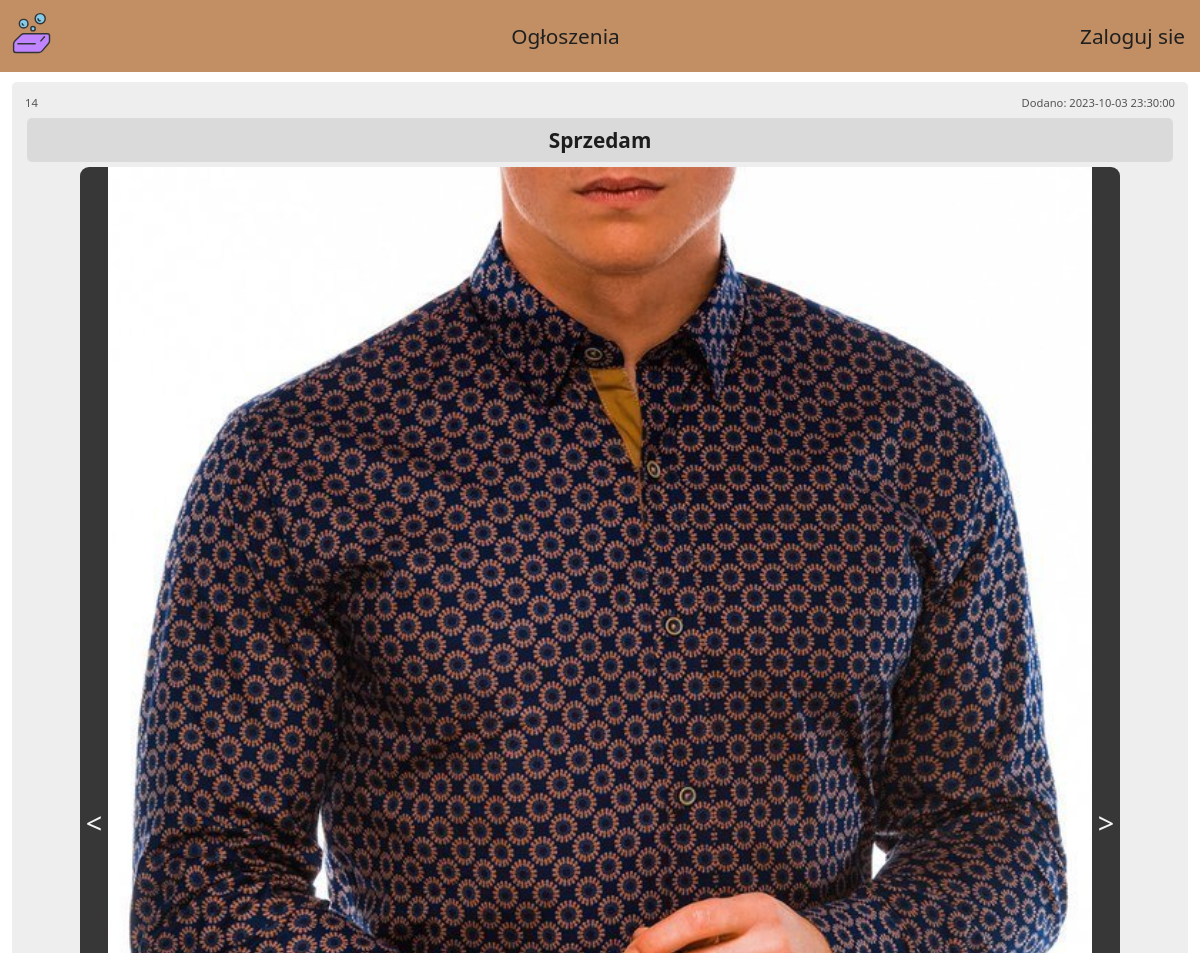
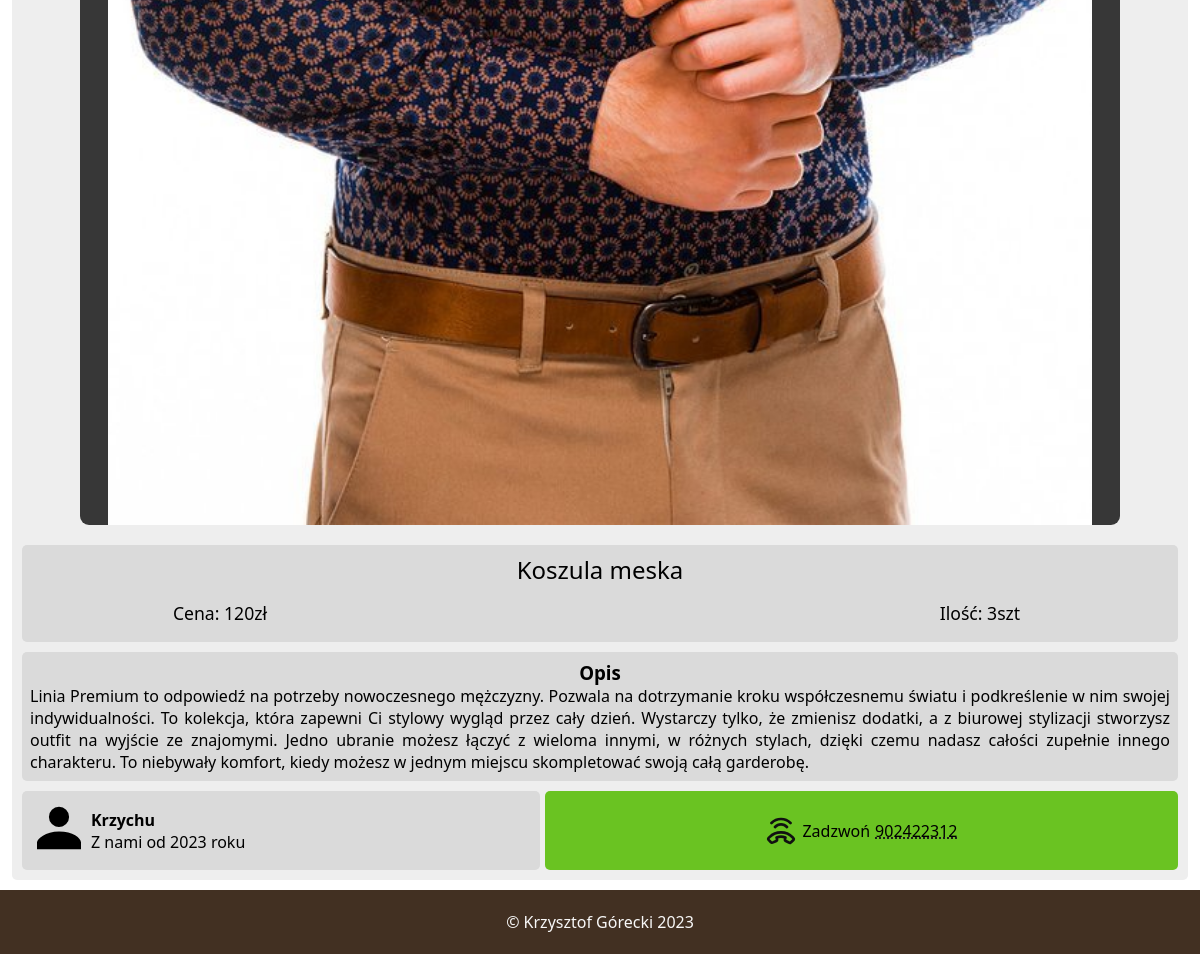
The page /ogloszenia/koszula-meska-453242u.php on the database its author committed (2 pictures, top to bottom).
### tables this page shows
CREATE TABLE `ogloszenia` (
  `id_ogloszenia` int(11) NOT NULL,
  `nazwa` varchar(130) NOT NULL,
  `cena` int(11) NOT NULL,
  `ilosc` smallint(6) NOT NULL,
  `kategoria` tinyint(4) NOT NULL,
  `nr_telefonu` char(9) NOT NULL,
  `opis` text NOT NULL,
  `przypisane_konto` int(11) NOT NULL,
  `zdjecia` text DEFAULT NULL,
  `link` varchar(50) NOT NULL,
  `czas_dodania` datetime NOT NULL
);

CREATE TABLE `kategoria_ogloszenia` (
  `id_kategorii` tinyint(4) NOT NULL,
  `kategoria` varchar(50) NOT NULL
);

CREATE TABLE `konta` (
  `id_konta` int(11) NOT NULL,
  `imie` varchar(100) DEFAULT NULL,
  `email` varchar(100) NOT NULL,
  `haslo` varchar(100) NOT NULL,
  `dostep` tinyint(4) NOT NULL,
  `token` varchar(60) DEFAULT NULL,
  `data_rejestracji` datetime NOT NULL,
  `ostatnie_logowanie` datetime DEFAULT NULL
);

### ogloszenia/koszula-meska-453242u.php (the view, shortened to what this page needs)
<?php
include_once('../laczenie_z_baza.php');
?>
<!DOCTYPE html>
<html lang="pl">
<head>
    <link rel="stylesheet" href="../style.css">
</head>
<body>
<?php include_once('../menu_nav_ogloszenie.php') ?>
<div class='contener'>
<div class='produkt_box'>
<?php
$url = $_SERVER['REQUEST_URI'];
$url = parse_url($url);
$cut_url = explode("/",$url['path']);
$url = end($cut_url);
$pytanie = "SELECT id_ogloszenia, nazwa, cena, ilosc, nr_telefonu, opis, konta.imie, konta.data_rejestracji, zdjecia, kategoria_ogloszenia.kategoria, czas_dodania
FROM ogloszenia
INNER JOIN kategoria_ogloszenia on kategoria_ogloszenia.id_kategorii = ogloszenia.kategoria
INNER JOIN konta on konta.id_konta = ogloszenia.przypisane_konto
WHERE link = ?";
$wykonaj = $conn -> prepare($pytanie);
$wykonaj -> execute([$url]);
$produkt_dane = $wykonaj -> fetch(PDO::FETCH_ASSOC);
$zdjecia = explode(",", $produkt_dane["zdjecia"]);
    echo "<div class='produkt_ident'>
        <span>$produkt_dane[id_ogloszenia]</span>
        <span>Dodano: $produkt_dane[czas_dodania]</span>
    </div>";
?>
    <div class='produkt_kategoria'>
        <?php echo ucfirst($produkt_dane["kategoria"]); ?>
    </div>
<?php
    echo "<div class='produkt_showcase'>";
    if(!empty($zdjecia[0])){
        $showcase = array();
        foreach($zdjecia as $zdjecie){
            $dodane_z = "zdjecia_ogloszen/".$zdjecie;
            array_push($showcase, $dodane_z);
        }
        echo "<button onclick='zdjecie_minus()'> < </button>";
        echo "<img id='zdjecie_produktu' src='$showcase[0]' alt='produkt'>";
        echo "<button onclick='zdjecie_plus()'> > </button>";
    }
    else{
        echo "<img src='../ikony/brak_zdjecia.svg' alt='produkt' width='90%' height='auto'>";
    }
    echo "</div>";
?>
    <div class='produkt_info'>
        <p><?php echo ucfirst($produkt_dane["nazwa"]); ?></p>
        <span>Ilość: <?php echo $produkt_dane["ilosc"]; ?>szt</span>
        <span>Cena: <?php echo $produkt_dane["cena"]; ?>zł</span>
    </div>
    <div class='produkt_opis'>
        <h3>Opis</h3>
        <span><?php echo ucfirst($produkt_dane["opis"]); ?></span>
    </div>
    <div class='produkt_grupaOL'>
        <div class='produkt_ogloszeniodawca'>
            <div>
                <img src="../ikony/person.svg" alt="personIcon">
            </div>
            <div>
                <p style='font-weight: bold;'><?php echo ucfirst($produkt_dane["imie"]); ?></p>
                <p>
                <?php
                $rok = explode('-', $produkt_dane["data_rejestracji"]);
                echo "Z nami od " . $rok[0] . " roku";
                ?>
                </p>
            </div>
        </div>
        <div class='produkt_zadzwon'>
            <img src="../ikony/call.svg" width='32px' height='32px'>
            <span>Zadzwoń </span>
            <span><?php echo $produkt_dane['nr_telefonu'] ?></span>
        </div>
    </div>
</div>
</div>
    <?php include_once("../footer.php") ?>
</body>
</html>

### style.css (style rules this page uses)
* { box-sizing: border-box; margin: 0; font-family: 'Segoe UI', Tahoma, Geneva, Verdana, sans-serif; }
body { overflow-x: hidden; min-height: 100vh; display: flex; flex-direction: column; }
.contener { flex: 1; margin-left: auto; margin-right: auto; padding: 10px; background-color: #eeeeee; width: 98vw; height: auto; display: flex; flex-direction: column; border-radius: 5px; }
.produkt_ident { display: flex; flex-direction: row; justify-content: space-between; font-size: 0.7rem; color: #545454; padding: 3px; }
.produkt_kategoria { text-align: center; background-color: #dadada; color: #1d1d1d; font-size: 1.3rem; font-weight: bold; border-radius: 5px; padding: 8px; margin: 5px; }
.produkt_showcase { width: 90%; margin-left: auto; margin-right: auto; display: flex; justify-content: center; }
.produkt_showcase button:nth-child(1) { border-bottom-left-radius: 9px; border-top-left-radius: 9px; }
.produkt_showcase button:nth-child(3) { border-bottom-right-radius: 9px; border-top-right-radius: 9px; }
.produkt_showcase button { background-color: #373737; color: #f3f3f3; border: none; font-size: 1.8rem; transition: 0.5s; cursor: pointer; }
.produkt_showcase img { text-align: center; width: 100%; max-width: 1000px; margin-left: auto; margin-right: auto; }
.produkt_info { padding: 4px; display: grid; grid-template-columns: repeat(3, 1fr); grid-template-rows: repeat(2, 1fr); grid-row-gap: 15px; text-align: center; font-size: 1.1rem; margin-top: 20px; margin-bottom: 10px; border-radius: 5px; padding: 8px; background-color: #dadada; }
.produkt_info p:nth-child(1) { font-size: 1.5rem; grid-area: 1 / 1 / 2 / 4; }
.produkt_info span:nth-child(2) { grid-area: 2 / 3 / 3 / 4; }
.produkt_opis { text-align: justify; border-radius: 5px; padding: 8px; background-color: #dadada; }
.produkt_opis h3 { text-align: center; }
.produkt_grupaOL { display: flex; flex-direction: row; margin-top: 10px; gap: 5px; }
.produkt_ogloszeniodawca { display: flex; width: 45%; min-width: 140px; flex-direction: row; align-items: center; background-color: #dadada; border-radius: 5px; padding: 5px; }
.produkt_ogloszeniodawca div img { width: 64px; height: 64px; }
.produkt_zadzwon { display: flex; flex-direction: row; width: 55%; background-color: #6ac322; border-radius: 5px; padding: 10px; align-items: center; gap: 5px; justify-content: center; }
.produkt_zadzwon span:nth-child(3) { text-decoration: #1f1f1f 1.5px underline dotted; }

### rows shown on the page
ogloszenia: id_ogloszenia "14", czas_dodania "2023-10-03 23:30:00", kategoria.kategoria "Sprzedam", nazwa "Koszula meska", ilosc "3", cena "120", opis "Linia Premium to odpowiedź na potrzeby nowoczesnego mężczyzny. Pozwala na dotrzymanie kroku współczesnemu światu i podkreślenie w nim swojej indywidualności. To kolekcja, która zapewni Ci stylowy wygląd przez cały dzień. Wystarczy tylko, że zmienisz dodatki, a z biurowej stylizacji stworzysz outfit na wyjście ze znajomymi. Jedno ubranie możesz łączyć z wieloma innymi, w różnych stylach, dzięki czemu nadasz całości zupełnie innego charakteru. To niebywały komfort, kiedy możesz w jednym miejscu skompletować swoją całą garderobę.", przypisane_konto.imie "Krzychu", przypisane_konto.data_rejestracji "2023", nr_telefonu "902422312"
